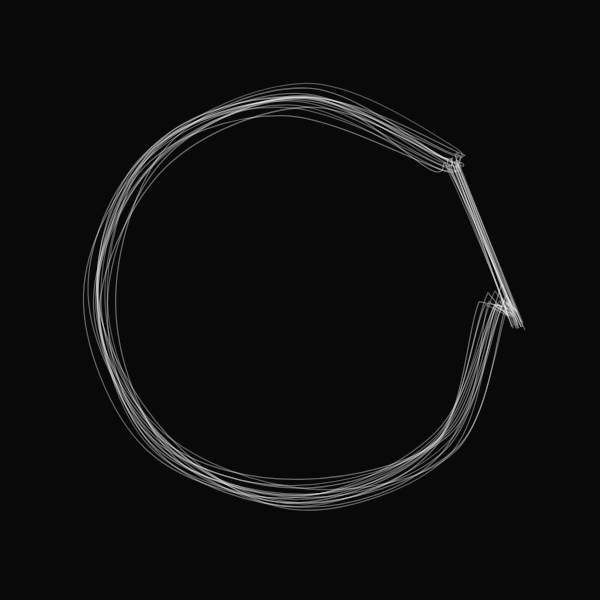
Frame 1 (no input)
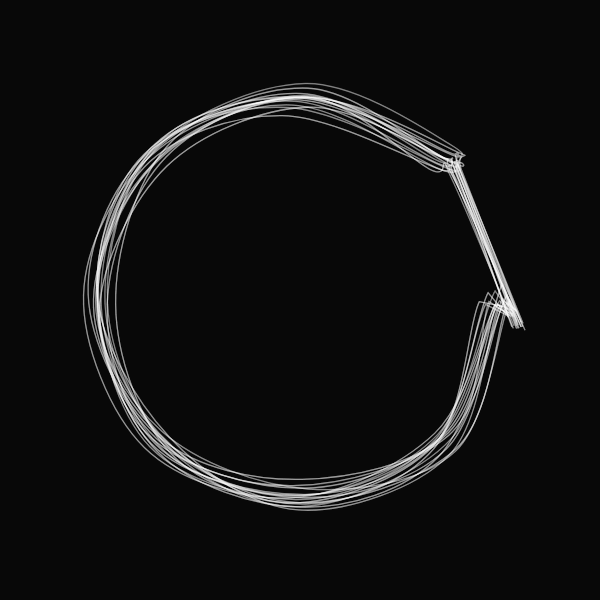
Frame 2 (the mouse pressed at the canvas centre, redrawn once)

The p5.js sketch that drew these frames (run headless with seeded random() and noise() and a simulated clock; the mouse was pressed at the canvas centre and the sketch redrawn once):

// p5.js sketch
// ── sketch.js
let points = [];
let numPoints = 8; // Increase for more complexity
let noiseScale = 0.005; // Adjust for subtle or dramatic variation

function setup() {
  createCanvas(600, 600);
  background(10);
  noFill();
  
  // Generate initial points arranged in a circle
  for (let i = 0; i < numPoints; i++) {
    let angle = map(i, 0, numPoints, 0, TWO_PI);
    let r = 200;
    let x = width / 2 + r * cos(angle);
    let y = height / 2 + r * sin(angle);
    points.push({x, y});
  }

  strokeWeight(1.3);
}

function draw() {
  background(10, 15); // Slight transparency to build layers

  // Multiple passes for depth
  for (let pass = 0; pass < 80; pass++) {
    stroke(255, noise(pass * 0.1) * 50); // Transparency controlled by noise
    beginShape();
    
    let t = frameCount * 0.01 + pass;

    // Closing the spline smoothly
    let first = points[0];
    let last = points[points.length - 1];
    curveVertex(
      first.x + noise(first.x * noiseScale, first.y * noiseScale, t) * 30,
      first.y + noise(first.y * noiseScale, first.x * noiseScale, t) * 30
    );

// noise(first.x * noiseScale, first.y * noiseScale, t)
//Perlin noise (noise) to smoothly alter the position of each point (p) in your curve over time (t).
//noise(x, y, z) returns a smooth, continuous random-like value between 0 and 1.

    // Noise-driven curve points
    for (let i = 0; i < points.length; i++) {
      let p = points[i];
      let offsetX = map(noise(p.x * noiseScale, p.y * noiseScale, t), 0, 1, -30, 30);
      let offsetY = map(noise(p.y * noiseScale, p.x * noiseScale, t + 50), 0, 1, -30, 30);
      curveVertex(p.x + offsetX, p.y + offsetY);
    }

    curveVertex(
      last.x + noise(last.x * noiseScale, last.y * noiseScale, t) * 30,
      last.y + noise(last.y * noiseScale, last.x * noiseScale, t) * 30
    );
    curveVertex(
      first.x + noise(first.x * noiseScale, first.y * noiseScale, t) * 30,
      first.y + noise(first.y * noiseScale, first.x * noiseScale, t) * 30
    );

    endShape(CLOSE);
  }

  noLoop(); // Stops after one full render
}
